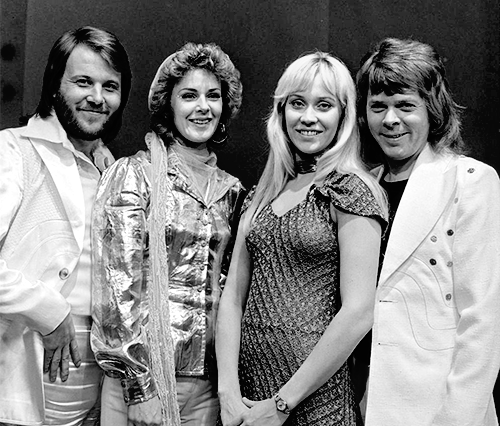
#> input picture abba.png, 500 x 426 px
$ python -i BgSub.py   (imports and definitions only)
#> lines starting #> are read from the running program, lines starting #| are printed output that depends on the picture; after the words box and inside, x2 and y2 are one past the last pixel; in counts of white or black regions, pixels touching at a corner belong together
import cv2
import numpy as np

def get_holes(image, thresh):
    gray = image

    im_bw = cv2.threshold(gray, thresh, 255, cv2.THRESH_BINARY)[1]
    im_bw_inv = cv2.bitwise_not(im_bw)

    contour, _ = cv2.findContours(im_bw_inv, cv2.RETR_CCOMP, cv2.CHAIN_APPROX_SIMPLE)
    for cnt in contour:
        cv2.drawContours(im_bw_inv, [cnt], 0, 255, -1)

    nt = cv2.bitwise_not(im_bw)
    im_bw_inv = cv2.bitwise_or(im_bw_inv, nt)
    return im_bw_inv


def remove_bg(image, thresh=230, scale_factor=.25, kernel_range=range(1, 15), border=None):
    border = border or kernel_range[-1]

    holes = get_holes(image, thresh)
    small = cv2.resize(holes, None, fx=scale_factor, fy=scale_factor)
    bordered = cv2.copyMakeBorder(small, border, border, border, border, cv2.BORDER_CONSTANT)

    for i in kernel_range:
        kernel = cv2.getStructuringElement(cv2.MORPH_ELLIPSE, (2*i+1, 2*i+1))
        bordered = cv2.morphologyEx(bordered, cv2.MORPH_CLOSE, kernel)

    unbordered = bordered[border: -border, border: -border]
    mask = cv2.resize(unbordered, (image.shape[1], image.shape[0]))
    fg = cv2.bitwise_and(image, image, mask=mask)
    return fg

>>> import cv2
>>> picture = cv2.imread('../abba.png')
#> picture is the input picture: shape (426, 500, 3); min 0, max 255, mean 130.8
>>> result = remove_bg(picture)
#> in get_holes, `im_bw = cv2.threshold(gray, thresh, 255, cv2.THRESH_BINARY)[1]`:
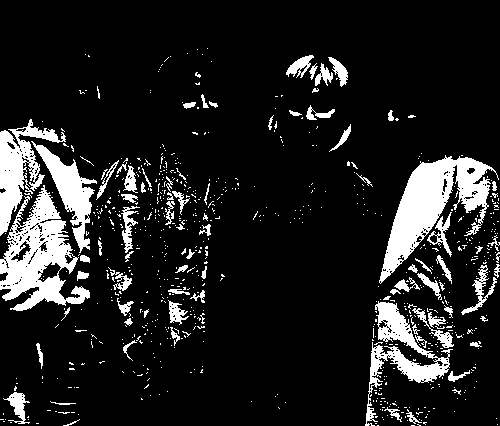
#> im_bw: shape (426, 500, 3); 12.7% white; 765 white regions (680 under 20 px), largest, box (x1, y1, x2, y2) and area: (379, 155, 499, 284) 5562, (0, 185, 90, 311) 5081, (0, 119, 66, 236) 2730
#> (the run stopped early here; a loop or call above may not have finished)
